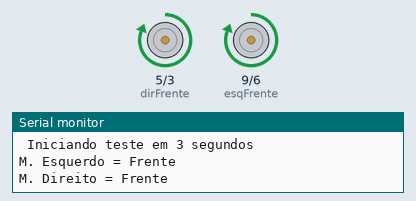
This sketch was run on a simulated Arduino Uno, built with avr-gcc and run on an emulated ATmega328P. Parts: motor-driver pin pairs drawn as motors (green arrow = first pin HIGH = forward, orange = second pin HIGH = backward, longer = more drive), the last lines printed to the serial monitor.

Above: at 4.0 s.
At 8.0 s:
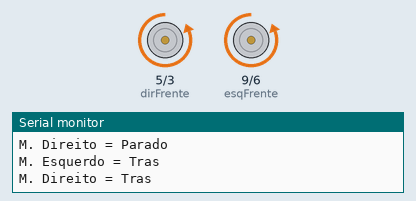
At 10.0 s:
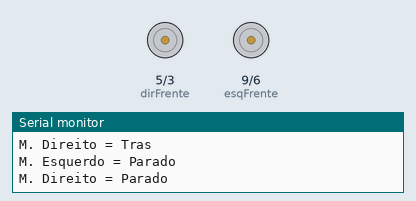
Timing chart, 0 to 13.4 s (numbered marks = the images above):
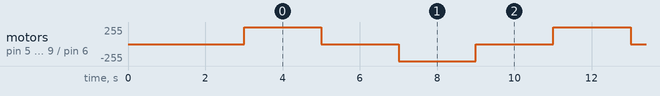

The sketch:

Q0703_teste_motores.ino
```cpp
/*
     CÓDIGO:	  Q0703
     AUTOR:		  BrincandoComIdeias
     ACOMPANHE:	https://www.youtube.com/brincandocomideias ; https://www.instagram.com/canalbrincandocomideias/
     APRENDA:	  https://cursodearduino.net/ ; https://cursoderobotica.net
     COMPRE:	  https://www.arducore.com.br/
     SKETCH:    Teste da ligação dos motores
     DATA:		  25/09/2021
*/

// DEFINIÇÕES DE PINOS
#define dirFrente 5
#define dirTras   3

#define esqFrente 9
#define esqTras   6

void setup() {
  Serial.begin(9600);

  Serial.println("Configurando pinMode");

  pinMode(dirFrente, OUTPUT);
  pinMode(dirTras,   OUTPUT);
  pinMode(esqFrente, OUTPUT);
  pinMode(esqTras,   OUTPUT);

  digitalWrite(dirFrente, LOW);
  digitalWrite(dirTras,   LOW);
  digitalWrite(esqFrente, LOW);
  digitalWrite(esqTras,   LOW);

  Serial.println("Setup concluido \n Iniciando teste em 3 segundos");
  delay(3000);
}

void loop() {
  Serial.println("M. Esquerdo = Frente");
  digitalWrite(esqFrente,   HIGH);
  digitalWrite(esqTras,     LOW);
  Serial.println("M. Direito = Frente");
  digitalWrite(dirFrente,   HIGH);
  digitalWrite(dirTras,     LOW);

  delay(2000);

  Serial.println("M. Esquerdo = Parado");
  digitalWrite(esqFrente,   LOW);
  digitalWrite(esqTras,     LOW);
  Serial.println("M. Direito = Parado");
  digitalWrite(dirFrente,   LOW);
  digitalWrite(dirTras,     LOW);

  delay(2000);

  Serial.println("M. Esquerdo = Tras");
  digitalWrite(esqFrente,   LOW);
  digitalWrite(esqTras,     HIGH);
  Serial.println("M. Direito = Tras");
  digitalWrite(dirFrente,   LOW);
  digitalWrite(dirTras,     HIGH);

  delay(2000);

  Serial.println("M. Esquerdo = Parado");
  digitalWrite(esqFrente,   LOW);
  digitalWrite(esqTras,     LOW);
  Serial.println("M. Direito = Parado");
  digitalWrite(dirFrente,   LOW);
  digitalWrite(dirTras,     LOW);

  delay(2000);
}
```

Measured:
- by itself, motor on pin 5 (dirFrente) / pin 3 (dirTras), motor on pin 9 (esqFrente) / pin 6 (esqTras): repeats every 8.0 s: stopped 2.0 s, backward 255/255 2.0 s, stopped 2.0 s, forward 255/255 2.0 s
